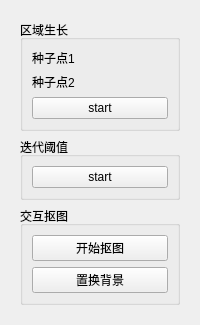
                 <widget class="QWidget" name="subpage_6">
                  <layout class="QGridLayout" name="gridLayout_36">
                   <item row="0" column="0">
                    <widget class="QWidget" name="widget_9" native="true">
                     <layout class="QGridLayout" name="gridLayout_37">
                      <item row="1" column="0">
                       <widget class="QGroupBox" name="groupBox_11">
                        <property name="title">
                         <string>迭代阈值</string>
                        </property>
                        <layout class="QGridLayout" name="gridLayout_39">
                         <item row="0" column="0">
                          <widget class="QPushButton" name="startIterator">
                           <property name="text">
                            <string>start</string>
                           </property>
                          </widget>
                         </item>
                        </layout>
                       </widget>
                      </item>
                      <item row="0" column="0">
                       <widget class="QGroupBox" name="groupBox_10">
                        <property name="title">
                         <string>区域生长</string>
                        </property>
                        <layout class="QGridLayout" name="gridLayout_38">
                         <item row="0" column="0">
                          <widget class="QLabel" name="label_6">
                           <property name="text">
                            <string>种子点1</string>
                           </property>
                          </widget>
                         </item>
                         <item row="0" column="1">
                          <widget class="QLabel" name="seed1">
                           <property name="text">
                            <string/>
                           </property>
                          </widget>
                         </item>
                         <item row="1" column="0">
                          <widget class="QLabel" name="label_13">
                           <property name="text">
                            <string>种子点2</string>
                           </property>
                          </widget>
                         </item>
                         <item row="1" column="1">
                          <widget class="QLabel" name="seed2">
                           <property name="text">
                            <string/>
                           </property>
                          </widget>
                         </item>
                         <item row="2" column="0" colspan="2">
                          <widget class="QPushButton" name="startregiongrowth">
                           <property name="text">
                            <string>start</string>
                           </property>
                          </widget>
                         </item>
                        </layout>
                       </widget>
                      </item>
                      <item row="2" column="0">
                       <widget class="QGroupBox" name="groupBox_12">
                        <property name="title">
                         <string>交互抠图 </string>
                        </property>
                        <layout class="QGridLayout" name="gridLayout_40">
                         <item row="0" column="0">
                          <widget class="QPushButton" name="startseg">
                           <property name="text">
                            <string>开始抠图</string>
                           </property>
                          </widget>
                         </item>
                         <item row="1" column="0">
                          <widget class="QPushButton" name="startreplace">
                           <property name="text">
                            <string>置换背景</string>
                           </property>
                          </widget>
                         </item>
                        </layout>
                       </widget>
                      </item>
                     </layout>
                    </widget>
                   </item>
                  </layout>
                 </widget>
